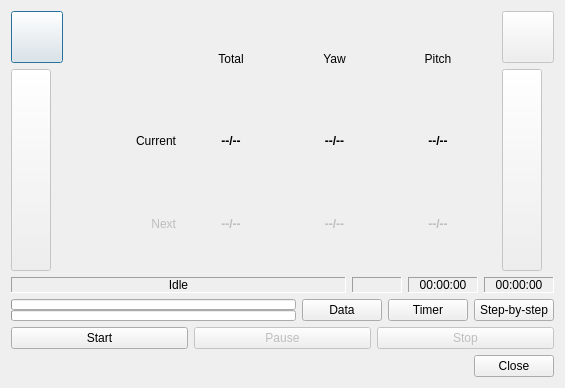
<?xml version="1.0" encoding="UTF-8"?>
<ui version="4.0">
 <class>shootDialog</class>
 <widget class="QDialog" name="shootDialog">
  <property name="windowModality">
   <enum>Qt::NonModal</enum>
  </property>
  <property name="geometry">
   <rect>
    <x>0</x>
    <y>0</y>
    <width>565</width>
    <height>388</height>
   </rect>
  </property>
  <property name="windowTitle">
   <string>Shooting</string>
  </property>
  <property name="windowIcon">
   <iconset resource="../icons.qrc">
    <normaloff>:/icons/papywizard.png</normaloff>:/icons/papywizard.png</iconset>
  </property>
  <property name="modal">
   <bool>true</bool>
  </property>
  <layout class="QVBoxLayout" name="verticalLayout_5">
   <item>
    <layout class="QVBoxLayout" name="verticalLayout_4">
     <item>
      <layout class="QHBoxLayout" name="horizontalLayout_4">
       <item>
        <layout class="QVBoxLayout" name="verticalLayout_2">
         <item>
          <widget class="QPushButton" name="shootingStackPushButton">
           <property name="enabled">
            <bool>true</bool>
           </property>
           <property name="sizePolicy">
            <sizepolicy hsizetype="Fixed" vsizetype="Fixed">
             <horstretch>0</horstretch>
             <verstretch>0</verstretch>
            </sizepolicy>
           </property>
           <property name="minimumSize">
            <size>
             <width>52</width>
             <height>52</height>
            </size>
           </property>
           <property name="text">
            <string/>
           </property>
           <property name="icon">
            <iconset resource="../icons.qrc">
             <normaloff>:/icons/fonts.png</normaloff>:/icons/fonts.png</iconset>
           </property>
           <property name="checkable">
            <bool>true</bool>
           </property>
           <property name="checked">
            <bool>false</bool>
           </property>
          </widget>
         </item>
         <item>
          <widget class="QPushButton" name="rewindPushButton">
           <property name="enabled">
            <bool>false</bool>
           </property>
           <property name="sizePolicy">
            <sizepolicy hsizetype="Fixed" vsizetype="MinimumExpanding">
             <horstretch>0</horstretch>
             <verstretch>0</verstretch>
            </sizepolicy>
           </property>
           <property name="minimumSize">
            <size>
             <width>0</width>
             <height>0</height>
            </size>
           </property>
           <property name="text">
            <string/>
           </property>
           <property name="icon">
            <iconset resource="../icons.qrc">
             <normaloff>:/icons/undo.png</normaloff>:/icons/undo.png</iconset>
           </property>
           <property name="iconSize">
            <size>
             <width>16</width>
             <height>16</height>
            </size>
           </property>
          </widget>
         </item>
        </layout>
       </item>
       <item>
        <widget class="QStackedWidget" name="shootingStackedWidget">
         <property name="currentIndex">
          <number>0</number>
         </property>
         <widget class="QWidget" name="shootingTextPage">
          <layout class="QGridLayout" name="gridLayout">
           <item row="0" column="0">
            <layout class="QGridLayout" name="textShootingGridLayout">
             <item row="0" column="1">
              <widget class="QLabel" name="label_3">
               <property name="text">
                <string>Total</string>
               </property>
               <property name="alignment">
                <set>Qt::AlignCenter</set>
               </property>
              </widget>
             </item>
             <item row="0" column="2">
              <widget class="QLabel" name="nextIndexLabel_">
               <property name="text">
                <string>Yaw</string>
               </property>
               <property name="alignment">
                <set>Qt::AlignCenter</set>
               </property>
              </widget>
             </item>
             <item row="0" column="3">
              <widget class="QLabel" name="label_5">
               <property name="text">
                <string>Pitch</string>
               </property>
               <property name="alignment">
                <set>Qt::AlignCenter</set>
               </property>
              </widget>
             </item>
             <item row="1" column="0">
              <widget class="QLabel" name="label">
               <property name="text">
                <string>Current</string>
               </property>
               <property name="alignment">
                <set>Qt::AlignRight|Qt::AlignTrailing|Qt::AlignVCenter</set>
               </property>
               <property name="margin">
                <number>5</number>
               </property>
              </widget>
             </item>
             <item row="1" column="1">
              <widget class="QLabel" name="currentIndexLabel">
               <property name="font">
                <font>
                 <weight>75</weight>
                 <bold>true</bold>
                </font>
               </property>
               <property name="text">
                <string notr="true">--/--</string>
               </property>
               <property name="alignment">
                <set>Qt::AlignCenter</set>
               </property>
              </widget>
             </item>
             <item row="1" column="2">
              <widget class="QLabel" name="yawCurrentIndexLabel">
               <property name="font">
                <font>
                 <weight>75</weight>
                 <bold>true</bold>
                </font>
               </property>
               <property name="text">
                <string notr="true">--/--</string>
               </property>
               <property name="alignment">
                <set>Qt::AlignCenter</set>
               </property>
              </widget>
             </item>
             <item row="1" column="3">
              <widget class="QLabel" name="pitchCurrentIndexLabel">
               <property name="font">
                <font>
                 <weight>75</weight>
                 <bold>true</bold>
                </font>
               </property>
               <property name="text">
                <string notr="true">--/--</string>
               </property>
               <property name="alignment">
                <set>Qt::AlignCenter</set>
               </property>
              </widget>
             </item>
             <item row="2" column="0">
              <widget class="QLabel" name="textNextLabel">
               <property name="enabled">
                <bool>false</bool>
               </property>
               <property name="text">
                <string>Next</string>
               </property>
               <property name="alignment">
                <set>Qt::AlignRight|Qt::AlignTrailing|Qt::AlignVCenter</set>
               </property>
               <property name="margin">
                <number>5</number>
               </property>
              </widget>
             </item>
             <item row="2" column="2">
              <widget class="QLabel" name="yawNextIndexLabel">
               <property name="enabled">
                <bool>false</bool>
               </property>
               <property name="font">
                <font>
                 <weight>75</weight>
                 <bold>true</bold>
                </font>
               </property>
               <property name="text">
                <string notr="true">--/--</string>
               </property>
               <property name="alignment">
                <set>Qt::AlignCenter</set>
               </property>
              </widget>
             </item>
             <item row="2" column="3">
              <widget class="QLabel" name="pitchNextIndexLabel">
               <property name="enabled">
                <bool>false</bool>
               </property>
               <property name="font">
                <font>
                 <weight>75</weight>
                 <bold>true</bold>
                </font>
               </property>
               <property name="text">
                <string notr="true">--/--</string>
               </property>
               <property name="alignment">
                <set>Qt::AlignCenter</set>
               </property>
              </widget>
             </item>
             <item row="2" column="1">
              <widget class="QLabel" name="nextIndexLabel">
               <property name="enabled">
                <bool>false</bool>
               </property>
               <property name="font">
                <font>
                 <weight>75</weight>
                 <bold>true</bold>
                </font>
               </property>
               <property name="text">
                <string notr="true">--/--</string>
               </property>
               <property name="alignment">
                <set>Qt::AlignCenter</set>
               </property>
              </widget>
             </item>
            </layout>
           </item>
          </layout>
         </widget>
        </widget>
       </item>
       <item>
        <layout class="QVBoxLayout" name="verticalLayout_3">
         <item>
          <widget class="QPushButton" name="reverseDirectionPushButton">
           <property name="enabled">
            <bool>false</bool>
           </property>
           <property name="sizePolicy">
            <sizepolicy hsizetype="Fixed" vsizetype="Fixed">
             <horstretch>0</horstretch>
             <verstretch>0</verstretch>
            </sizepolicy>
           </property>
           <property name="minimumSize">
            <size>
             <width>52</width>
             <height>52</height>
            </size>
           </property>
           <property name="text">
            <string/>
           </property>
           <property name="icon">
            <iconset resource="../icons.qrc">
             <normaloff>:/icons/misc.png</normaloff>:/icons/misc.png</iconset>
           </property>
           <property name="checkable">
            <bool>true</bool>
           </property>
          </widget>
         </item>
         <item>
          <widget class="QPushButton" name="forwardPushButton">
           <property name="enabled">
            <bool>false</bool>
           </property>
           <property name="sizePolicy">
            <sizepolicy hsizetype="Fixed" vsizetype="MinimumExpanding">
             <horstretch>0</horstretch>
             <verstretch>0</verstretch>
            </sizepolicy>
           </property>
           <property name="text">
            <string/>
           </property>
           <property name="icon">
            <iconset resource="../icons.qrc">
             <normaloff>:/icons/redo.png</normaloff>:/icons/redo.png</iconset>
           </property>
           <property name="iconSize">
            <size>
             <width>16</width>
             <height>16</height>
            </size>
           </property>
          </widget>
         </item>
        </layout>
       </item>
      </layout>
     </item>
     <item>
      <layout class="QHBoxLayout" name="horizontalLayout_3">
       <property name="sizeConstraint">
        <enum>QLayout::SetDefaultConstraint</enum>
       </property>
       <item>
        <widget class="QLabel" name="sequenceLabel">
         <property name="frameShape">
          <enum>QFrame::Panel</enum>
         </property>
         <property name="frameShadow">
          <enum>QFrame::Sunken</enum>
         </property>
         <property name="text">
          <string>Idle</string>
         </property>
         <property name="alignment">
          <set>Qt::AlignCenter</set>
         </property>
        </widget>
       </item>
       <item>
        <widget class="QLabel" name="repeatLabel">
         <property name="sizePolicy">
          <sizepolicy hsizetype="Fixed" vsizetype="Preferred">
           <horstretch>0</horstretch>
           <verstretch>0</verstretch>
          </sizepolicy>
         </property>
         <property name="minimumSize">
          <size>
           <width>50</width>
           <height>0</height>
          </size>
         </property>
         <property name="frameShape">
          <enum>QFrame::Panel</enum>
         </property>
         <property name="frameShadow">
          <enum>QFrame::Sunken</enum>
         </property>
         <property name="text">
          <string/>
         </property>
         <property name="alignment">
          <set>Qt::AlignCenter</set>
         </property>
        </widget>
       </item>
       <item>
        <widget class="QLabel" name="shootingTimeLabel">
         <property name="sizePolicy">
          <sizepolicy hsizetype="Fixed" vsizetype="Preferred">
           <horstretch>0</horstretch>
           <verstretch>0</verstretch>
          </sizepolicy>
         </property>
         <property name="minimumSize">
          <size>
           <width>70</width>
           <height>0</height>
          </size>
         </property>
         <property name="frameShape">
          <enum>QFrame::Panel</enum>
         </property>
         <property name="frameShadow">
          <enum>QFrame::Sunken</enum>
         </property>
         <property name="text">
          <string notr="true">00:00:00</string>
         </property>
         <property name="scaledContents">
          <bool>false</bool>
         </property>
         <property name="alignment">
          <set>Qt::AlignCenter</set>
         </property>
        </widget>
       </item>
       <item>
        <widget class="QLabel" name="elapsedTimeLabel">
         <property name="sizePolicy">
          <sizepolicy hsizetype="Fixed" vsizetype="Preferred">
           <horstretch>0</horstretch>
           <verstretch>0</verstretch>
          </sizepolicy>
         </property>
         <property name="minimumSize">
          <size>
           <width>70</width>
           <height>0</height>
          </size>
         </property>
         <property name="frameShape">
          <enum>QFrame::Panel</enum>
         </property>
         <property name="frameShadow">
          <enum>QFrame::Sunken</enum>
         </property>
         <property name="text">
          <string>00:00:00</string>
         </property>
         <property name="scaledContents">
          <bool>false</bool>
         </property>
         <property name="alignment">
          <set>Qt::AlignCenter</set>
         </property>
        </widget>
       </item>
      </layout>
     </item>
     <item>
      <layout class="QHBoxLayout" name="horizontalLayout_2">
       <item>
        <layout class="QVBoxLayout" name="verticalLayout">
         <property name="spacing">
          <number>0</number>
         </property>
         <item>
          <widget class="QProgressBar" name="shootingProgressBar">
           <property name="sizePolicy">
            <sizepolicy hsizetype="Expanding" vsizetype="Maximum">
             <horstretch>0</horstretch>
             <verstretch>0</verstretch>
            </sizepolicy>
           </property>
           <property name="minimumSize">
            <size>
             <width>0</width>
             <height>1</height>
            </size>
           </property>
           <property name="value">
            <number>0</number>
           </property>
           <property name="textVisible">
            <bool>false</bool>
           </property>
           <property name="invertedAppearance">
            <bool>false</bool>
           </property>
           <property name="format">
            <string notr="true">%p%</string>
           </property>
          </widget>
         </item>
         <item>
          <widget class="QProgressBar" name="totalProgressBar">
           <property name="sizePolicy">
            <sizepolicy hsizetype="Expanding" vsizetype="Maximum">
             <horstretch>0</horstretch>
             <verstretch>0</verstretch>
            </sizepolicy>
           </property>
           <property name="minimumSize">
            <size>
             <width>0</width>
             <height>1</height>
            </size>
           </property>
           <property name="value">
            <number>0</number>
           </property>
           <property name="textVisible">
            <bool>false</bool>
           </property>
           <property name="format">
            <string notr="true">%p%</string>
           </property>
          </widget>
         </item>
        </layout>
       </item>
       <item>
        <widget class="QPushButton" name="dataPushButton">
         <property name="enabled">
          <bool>true</bool>
         </property>
         <property name="sizePolicy">
          <sizepolicy hsizetype="Minimum" vsizetype="Maximum">
           <horstretch>0</horstretch>
           <verstretch>0</verstretch>
          </sizepolicy>
         </property>
         <property name="text">
          <string>Data</string>
         </property>
         <property name="icon">
          <iconset resource="../icons.qrc">
           <normaloff>:/icons/button_cancel.png</normaloff>:/icons/button_cancel.png</iconset>
         </property>
         <property name="iconSize">
          <size>
           <width>16</width>
           <height>16</height>
          </size>
         </property>
         <property name="flat">
          <bool>false</bool>
         </property>
        </widget>
       </item>
       <item>
        <widget class="QPushButton" name="timerPushButton">
         <property name="enabled">
          <bool>true</bool>
         </property>
         <property name="sizePolicy">
          <sizepolicy hsizetype="Minimum" vsizetype="Maximum">
           <horstretch>0</horstretch>
           <verstretch>0</verstretch>
          </sizepolicy>
         </property>
         <property name="text">
          <string>Timer</string>
         </property>
         <property name="icon">
          <iconset resource="../icons.qrc">
           <normaloff>:/icons/button_cancel.png</normaloff>:/icons/button_cancel.png</iconset>
         </property>
         <property name="iconSize">
          <size>
           <width>16</width>
           <height>16</height>
          </size>
         </property>
         <property name="flat">
          <bool>false</bool>
         </property>
        </widget>
       </item>
       <item>
        <widget class="QPushButton" name="stepByStepPushButton">
         <property name="sizePolicy">
          <sizepolicy hsizetype="Minimum" vsizetype="Maximum">
           <horstretch>0</horstretch>
           <verstretch>0</verstretch>
          </sizepolicy>
         </property>
         <property name="text">
          <string>Step-by-step</string>
         </property>
         <property name="icon">
          <iconset resource="../icons.qrc">
           <normaloff>:/icons/button_cancel.png</normaloff>:/icons/button_cancel.png</iconset>
         </property>
         <property name="iconSize">
          <size>
           <width>16</width>
           <height>16</height>
          </size>
         </property>
         <property name="checkable">
          <bool>true</bool>
         </property>
         <property name="flat">
          <bool>false</bool>
         </property>
        </widget>
       </item>
      </layout>
     </item>
     <item>
      <layout class="QHBoxLayout" name="horizontalLayout">
       <item>
        <widget class="QPushButton" name="startPushButton">
         <property name="sizePolicy">
          <sizepolicy hsizetype="Minimum" vsizetype="Maximum">
           <horstretch>0</horstretch>
           <verstretch>0</verstretch>
          </sizepolicy>
         </property>
         <property name="text">
          <string>Start</string>
         </property>
         <property name="icon">
          <iconset resource="../icons.qrc">
           <normaloff>:/icons/player_play.png</normaloff>:/icons/player_play.png</iconset>
         </property>
         <property name="iconSize">
          <size>
           <width>16</width>
           <height>16</height>
          </size>
         </property>
         <property name="flat">
          <bool>false</bool>
         </property>
        </widget>
       </item>
       <item>
        <widget class="QPushButton" name="pauseResumeStepPushButton">
         <property name="enabled">
          <bool>false</bool>
         </property>
         <property name="sizePolicy">
          <sizepolicy hsizetype="Minimum" vsizetype="Maximum">
           <horstretch>0</horstretch>
           <verstretch>0</verstretch>
          </sizepolicy>
         </property>
         <property name="text">
          <string>Pause</string>
         </property>
         <property name="icon">
          <iconset resource="../icons.qrc">
           <normaloff>:/icons/player_pause.png</normaloff>:/icons/player_pause.png</iconset>
         </property>
         <property name="iconSize">
          <size>
           <width>16</width>
           <height>16</height>
          </size>
         </property>
         <property name="flat">
          <bool>false</bool>
         </property>
        </widget>
       </item>
       <item>
        <widget class="QPushButton" name="stopFinishPushButton">
         <property name="enabled">
          <bool>false</bool>
         </property>
         <property name="sizePolicy">
          <sizepolicy hsizetype="Minimum" vsizetype="Maximum">
           <horstretch>0</horstretch>
           <verstretch>0</verstretch>
          </sizepolicy>
         </property>
         <property name="text">
          <string>Stop</string>
         </property>
         <property name="icon">
          <iconset resource="../icons.qrc">
           <normaloff>:/icons/player_stop.png</normaloff>:/icons/player_stop.png</iconset>
         </property>
         <property name="iconSize">
          <size>
           <width>16</width>
           <height>16</height>
          </size>
         </property>
         <property name="flat">
          <bool>false</bool>
         </property>
        </widget>
       </item>
      </layout>
     </item>
    </layout>
   </item>
   <item>
    <widget class="QDialogButtonBox" name="buttonBox">
     <property name="orientation">
      <enum>Qt::Horizontal</enum>
     </property>
     <property name="standardButtons">
      <set>QDialogButtonBox::Close</set>
     </property>
     <property name="centerButtons">
      <bool>false</bool>
     </property>
    </widget>
   </item>
  </layout>
 </widget>
 <resources>
  <include location="../icons.qrc"/>
 </resources>
 <connections>
  <connection>
   <sender>buttonBox</sender>
   <signal>rejected()</signal>
   <receiver>shootDialog</receiver>
   <slot>reject()</slot>
   <hints>
    <hint type="sourcelabel">
     <x>295</x>
     <y>381</y>
    </hint>
    <hint type="destinationlabel">
     <x>286</x>
     <y>274</y>
    </hint>
   </hints>
  </connection>
  <connection>
   <sender>buttonBox</sender>
   <signal>accepted()</signal>
   <receiver>shootDialog</receiver>
   <slot>accept()</slot>
   <hints>
    <hint type="sourcelabel">
     <x>227</x>
     <y>375</y>
    </hint>
    <hint type="destinationlabel">
     <x>157</x>
     <y>274</y>
    </hint>
   </hints>
  </connection>
 </connections>
</ui>
